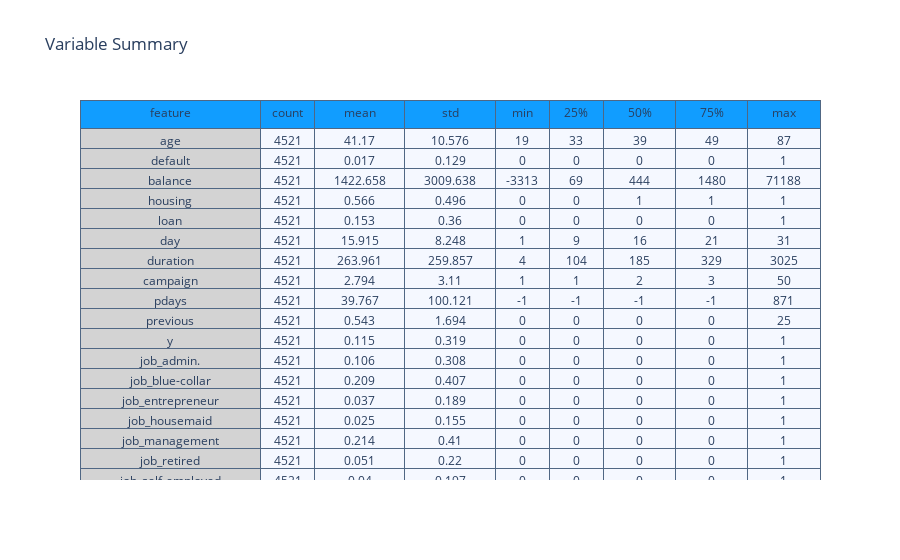

Notebook code cell kept with this figure:
### Code cell
summary = (df_og[[i for i in df_og.columns]].
           describe().transpose().reset_index())

summary = summary.rename(columns = {"index" : "feature"})
summary = np.around(summary,3)

val_lst = [summary['feature'], summary['count'],
           summary['mean'],summary['std'],
           summary['min'], summary['25%'],
           summary['50%'], summary['75%'], summary['max']]

trace  = go.Table(header = dict(values = summary.columns.tolist(),
                                line = dict(color = ['#506784']),
                                fill = dict(color = ['#119DFF']),
                               ),
                  cells  = dict(values = val_lst,
                                line = dict(color = ['#506784']),
                                fill = dict(color = ["lightgrey",'#F5F8FF'])
                               ),
                  columnwidth = [200,60,100,100,60,60,80,80,80])
layout = go.Layout(dict(title = "Variable Summary"))
figure = go.Figure(data=[trace],layout=layout)
py.iplot(figure)

### Figure 1 — Plotly figure (JSON) as saved in the notebook; plotly's stock layout.template omitted (floating-point values rounded to 4 significant figures; data arrays with more than 128 entries replaced by an {"elided": "..."} marker saying what was removed)
{"data": [{"cells": {"fill": {"color": ["lightgrey", "#F5F8FF"]}, "line": {"color": ["#506784"]}, "values": {"elided": "9x49 mixed values"}}, "columnwidth": [200, 60, 100, 100, 60, 60, 80, 80, 80], "header": {"fill": {"color": ["#119DFF"]}, "line": {"color": ["#506784"]}, "values": ["feature", "count", "mean", "std", "min", "25%", "50%", "75%", "max"]}, "type": "table"}], "layout": {"title": {"text": "Variable Summary"}}}
